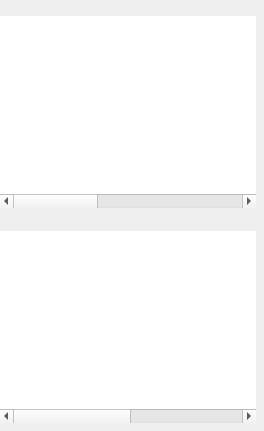
                                              <widget class="QWidget" name="paint_tab">
                                               <attribute name="title">
                                                <string>PAINT</string>
                                               </attribute>
                                               <layout class="QGridLayout" name="gridLayout_19">
                                                <property name="leftMargin">
                                                 <number>0</number>
                                                </property>
                                                <property name="topMargin">
                                                 <number>8</number>
                                                </property>
                                                <property name="rightMargin">
                                                 <number>0</number>
                                                </property>
                                                <property name="bottomMargin">
                                                 <number>0</number>
                                                </property>
                                                <property name="spacing">
                                                 <number>0</number>
                                                </property>
                                                <item row="0" column="0">
                                                 <widget class="QFrame" name="scripts_pre_frame">
                                                  <property name="sizePolicy">
                                                   <sizepolicy hsizetype="Expanding" vsizetype="Expanding">
                                                    <horstretch>0</horstretch>
                                                    <verstretch>0</verstretch>
                                                   </sizepolicy>
                                                  </property>
                                                  <property name="frameShape">
                                                   <enum>QFrame::NoFrame</enum>
                                                  </property>
                                                  <property name="frameShadow">
                                                   <enum>QFrame::Raised</enum>
                                                  </property>
                                                  <layout class="QVBoxLayout" name="verticalLayout_3">
                                                   <property name="spacing">
                                                    <number>7</number>
                                                   </property>
                                                   <property name="leftMargin">
                                                    <number>0</number>
                                                   </property>
                                                   <property name="topMargin">
                                                    <number>0</number>
                                                   </property>
                                                   <property name="rightMargin">
                                                    <number>8</number>
                                                   </property>
                                                   <property name="bottomMargin">
                                                    <number>0</number>
                                                   </property>
                                                   <item>
                                                    <widget class="QFrame" name="scripts_frame">
                                                     <property name="frameShape">
                                                      <enum>QFrame::NoFrame</enum>
                                                     </property>
                                                     <property name="frameShadow">
                                                      <enum>QFrame::Raised</enum>
                                                     </property>
                                                     <layout class="QHBoxLayout" name="horizontalLayout_13">
                                                      <property name="spacing">
                                                       <number>0</number>
                                                      </property>
                                                      <property name="leftMargin">
                                                       <number>0</number>
                                                      </property>
                                                      <property name="topMargin">
                                                       <number>8</number>
                                                      </property>
                                                      <property name="rightMargin">
                                                       <number>0</number>
                                                      </property>
                                                      <property name="bottomMargin">
                                                       <number>8</number>
                                                      </property>
                                                      <item>
                                                       <widget class="QTreeWidget" name="Pscripts_treeWid">
                                                        <property name="font">
                                                         <font>
                                                          <family>Segoe UI</family>
                                                          <pointsize>10</pointsize>
                                                         </font>
                                                        </property>
                                                        <property name="frameShape">
                                                         <enum>QFrame::NoFrame</enum>
                                                        </property>
                                                        <property name="frameShadow">
                                                         <enum>QFrame::Raised</enum>
                                                        </property>
                                                        <property name="sizeAdjustPolicy">
                                                         <enum>QAbstractScrollArea::AdjustIgnored</enum>
                                                        </property>
                                                        <property name="autoScroll">
                                                         <bool>true</bool>
                                                        </property>
                                                        <property name="editTriggers">
                                                         <set>QAbstractItemView::NoEditTriggers</set>
                                                        </property>
                                                        <property name="alternatingRowColors">
                                                         <bool>true</bool>
                                                        </property>
                                                        <property name="animated">
                                                         <bool>true</bool>
                                                        </property>
                                                        <property name="columnCount">
                                                         <number>7</number>
                                                        </property>
                                                        <attribute name="headerVisible">
                                                         <bool>false</bool>
                                                        </attribute>
                                                        <column>
                                                         <property name="text">
                                                          <string>New Column</string>
                                                         </property>
                                                        </column>
                                                        <column>
                                                         <property name="text">
                                                          <string>New Column</string>
                                                         </property>
                                                        </column>
                                                        <column>
                                                         <property name="text">
                                                          <string>New Column</string>
                                                         </property>
                                                        </column>
                                                        <column>
                                                         <property name="text">
                                                          <string>New Column</string>
                                                         </property>
                                                        </column>
                                                        <column>
                                                         <property name="text">
                                                          <string>New Column</string>
                                                         </property>
                                                        </column>
                                                        <column>
                                                         <property name="text">
                                                          <string notr="true">6</string>
                                                         </property>
                                                        </column>
                                                        <column>
                                                         <property name="text">
                                                          <string notr="true">7</string>
                                                         </property>
                                                        </column>
                                                       </widget>
                                                      </item>
                                                     </layout>
                                                    </widget>
                                                   </item>
                                                   <item>
                                                    <widget class="QFrame" name="output_frame">
                                                     <property name="frameShape">
                                                      <enum>QFrame::NoFrame</enum>
                                                     </property>
                                                     <property name="frameShadow">
                                                      <enum>QFrame::Raised</enum>
                                                     </property>
                                                     <layout class="QHBoxLayout" name="horizontalLayout_17">
                                                      <property name="spacing">
                                                       <number>0</number>
                                                      </property>
                                                      <property name="leftMargin">
                                                       <number>0</number>
                                                      </property>
                                                      <property name="topMargin">
                                                       <number>8</number>
                                                      </property>
                                                      <property name="rightMargin">
                                                       <number>0</number>
                                                      </property>
                                                      <property name="bottomMargin">
                                                       <number>8</number>
                                                      </property>
                                                      <item>
                                                       <widget class="QTreeWidget" name="Poutput_treeWid">
                                                        <property name="frameShape">
                                                         <enum>QFrame::NoFrame</enum>
                                                        </property>
                                                        <property name="frameShadow">
                                                         <enum>QFrame::Raised</enum>
                                                        </property>
                                                        <property name="editTriggers">
                                                         <set>QAbstractItemView::NoEditTriggers</set>
                                                        </property>
                                                        <property name="alternatingRowColors">
                                                         <bool>true</bool>
                                                        </property>
                                                        <property name="animated">
                                                         <bool>true</bool>
                                                        </property>
                                                        <property name="columnCount">
                                                         <number>5</number>
                                                        </property>
                                                        <attribute name="headerVisible">
                                                         <bool>false</bool>
                                                        </attribute>
                                                        <column>
                                                         <property name="text">
                                                          <string>New Column</string>
                                                         </property>
                                                        </column>
                                                        <column>
                                                         <property name="text">
                                                          <string>New Column</string>
                                                         </property>
                                                        </column>
                                                        <column>
                                                         <property name="text">
                                                          <string>New Column</string>
                                                         </property>
                                                        </column>
                                                        <column>
                                                         <property name="text">
                                                          <string>New Column</string>
                                                         </property>
                                                        </column>
                                                        <column>
                                                         <property name="text">
                                                          <string>New Column</string>
                                                         </property>
                                                        </column>
                                                       </widget>
                                                      </item>
                                                     </layout>
                                                    </widget>
                                                   </item>
                                                  </layout>
                                                 </widget>
                                                </item>
                                               </layout>
                                              </widget>
